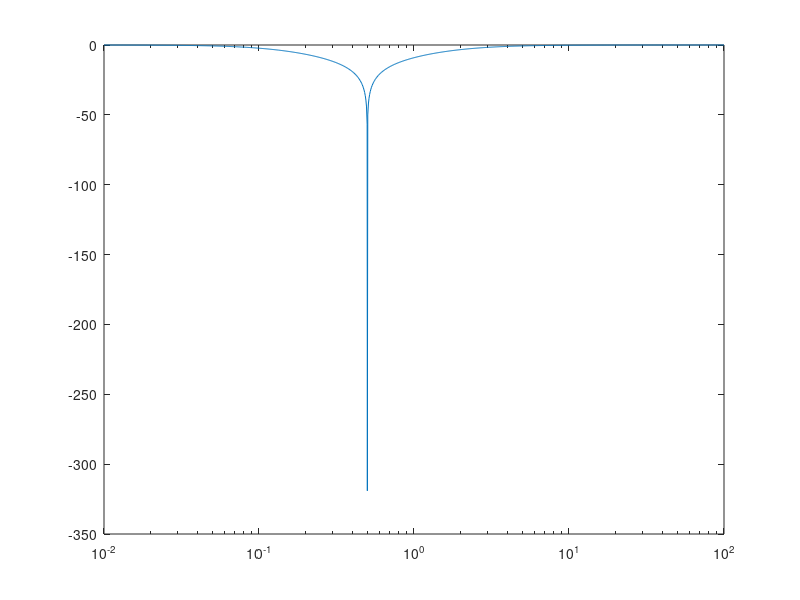

Write the MATLAB code that produced this figure.


s = tf('s');

H = (4*s^2+1) / (4*s^2 + 8*s+1); 

[mag, pha , w] = bode(H);

mag = squeeze(mag);
xlabel('freq (1/s)');
ylabel('|H(s)| (db)');
semilogx(w , 20 * log10(mag) );